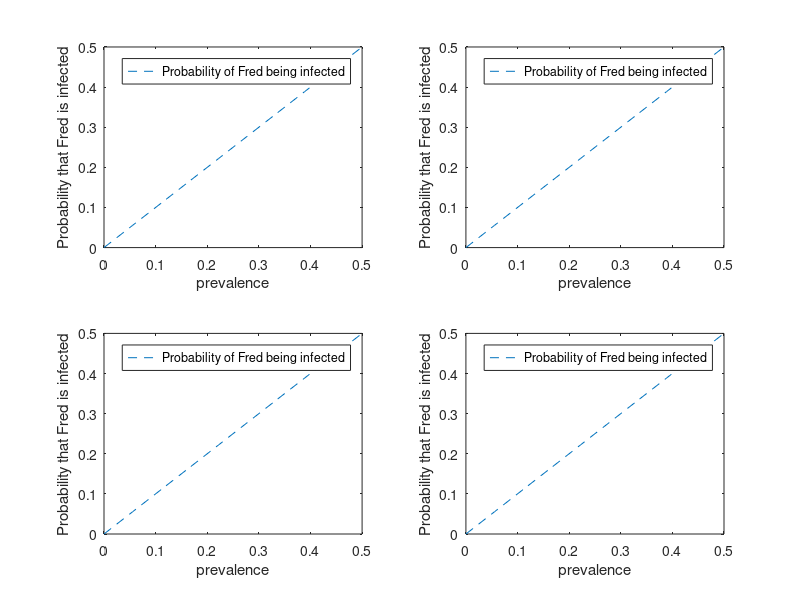

Source code (MATLAB):
clear all; close all; clc
%Assumptions:
%no test was taken yet
%sensitivity changes between 99%, 99,9%; 99,99%; 99,999%
%specificity = 99%,
%prevalence ranges %from 0.001% to 50%

%specificity = P(negative|healthy)
%sensitivity = P(positive|ill)
% P(ill) 
% = P(positive and infected) + P(negative and infected)
% = P(infected)*P(positive|infected) + P(infected)*P(negative|infected)
% = Prevalence* Sensitivity + Prevalence*(1-Sensitivity)
% = ...

p = linspace(0.00001,0.5,10)'; %prevalence vector
s99 = 0.99;% sensitivities
s999 = 0.999;
s9999 = 0.9999;
s99999 = 0.99999;

PoI99 = p*s99 + p*(1-s99); % Probability of infection for sensitivity 99%
PoI999 = p*s999 + p*(1-s999);%Probability of infection for sensitivity 99.9%
PoI9999 = p*s9999 + p*(1-s9999);%...
PoI99999 = p*s99999 + p*(1-s99999);%...

figure
subplot(2,2,1)
plot(p, PoI99,'--')
xlabel('prevalence')
ylabel('Probability that Fred is infected')
legend('Probability of Fred being infected')
subplot(2,2,2)
plot(p, PoI999,'--')
xlabel('prevalence')
ylabel('Probability that Fred is infected')
legend('Probability of Fred being infected')
subplot(2,2,3)
plot(p, PoI9999,'--')
xlabel('prevalence')
ylabel('Probability that Fred is infected')
legend('Probability of Fred being infected')
subplot(2,2,4)
plot(p, PoI99999,'--')
xlabel('prevalence')
ylabel('Probability that Fred is infected')
legend('Probability of Fred being infected')